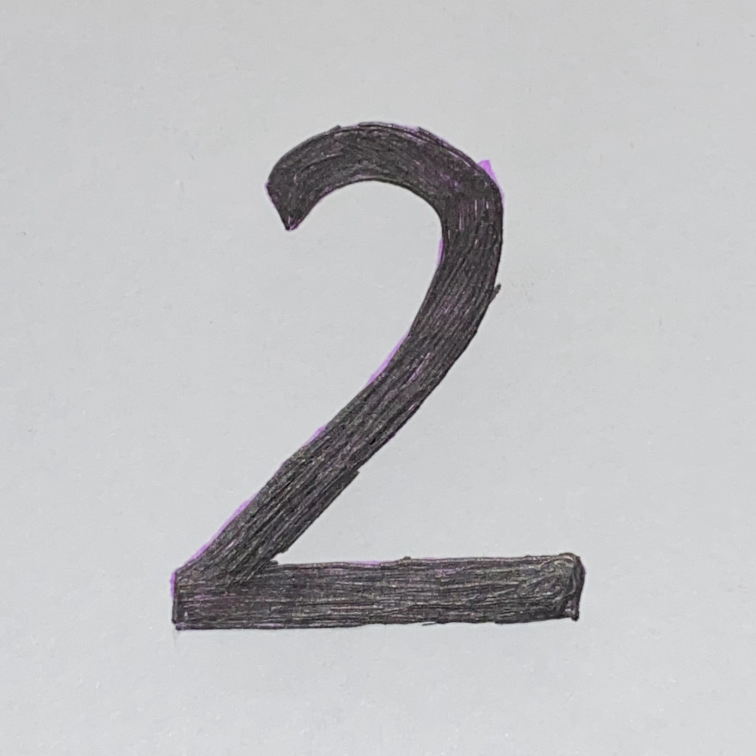
#> input picture Module9/img/img2.jpeg, 3024 x 3024 px (shown at 1/4 size)
$ python img_preprocess.py
#> lines starting #> are read from the running program, lines starting #| are printed output that depends on the picture; after the words box and inside, x2 and y2 are one past the last pixel; in counts of white or black regions, pixels touching at a corner belong together
import cv2  # OpenCV library
import numpy as np
import matplotlib.pyplot as plt
import os

image = "img2.jpeg"
directory= "./img"
print("Joined image path is :", os.path.join(directory, image))
path = os.path.join(directory, image)

img = cv2.imread(path, cv2.IMREAD_GRAYSCALE)
#> img: shape (3024, 3024); min 1, max 241, mean 192.3
cv2.imshow('1. Original Image',img)

ret,thre1 = cv2.threshold(img, 180, 255, cv2.THRESH_BINARY)
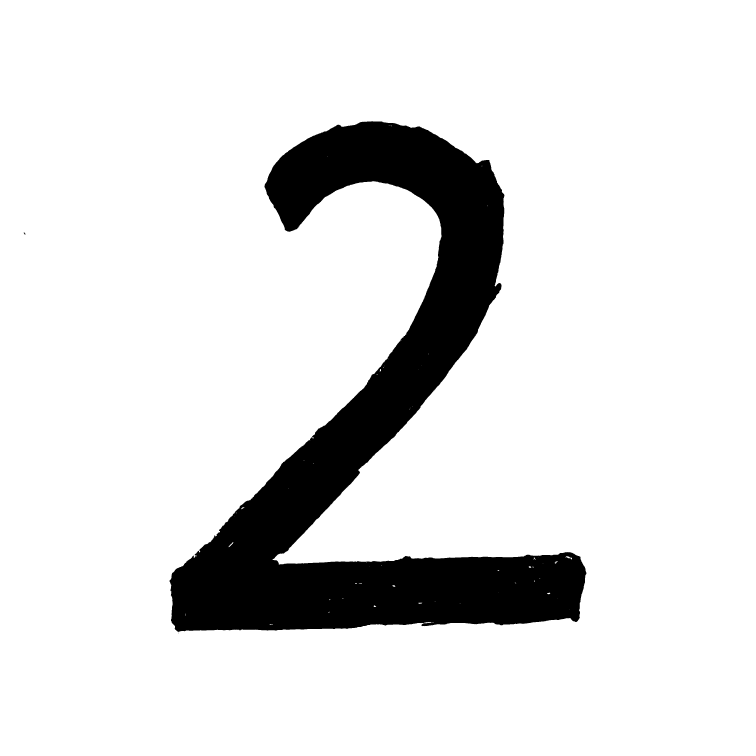
#> thre1: shape (3024, 3024) (shown at 1/4 size); 88% white; 4 black regions (2 under 20 px), largest, box (x1, y1, x2, y2) and area: (678, 485, 2346, 2528) 1094389, (95, 930, 102, 938) 32
cv2.imshow('2. Black-and-white Threshold image', thre1)

img_invert = cv2.bitwise_not(thre1)
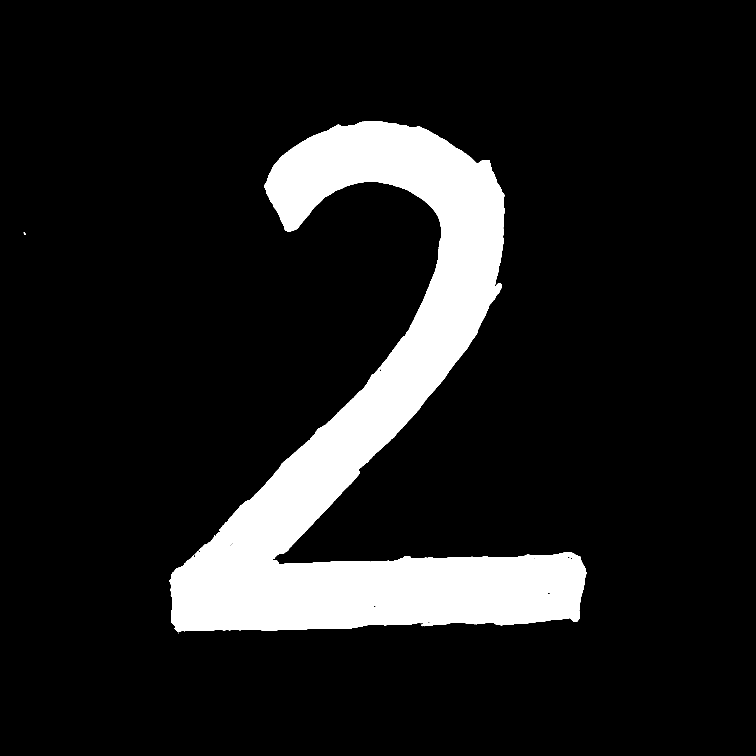
#> img_invert: shape (3024, 3024) (shown at 1/4 size); 12% white; 4 white regions (2 under 20 px), largest, box (x1, y1, x2, y2) and area: (678, 485, 2346, 2528) 1094389, (95, 930, 102, 938) 32
cv2.imshow('3. Inverted black-and-white image', img_invert)

resized_invert = cv2.resize(img_invert, (28, 28))
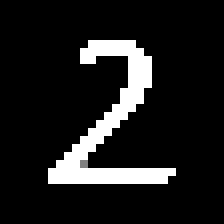
#> resized_invert: shape (28, 28) (shown 8 times larger); min 0, max 255, mean 29.1
cv2.imshow('4. Resized image into 28 x 28 (final image)', resized_invert)

cv2.imwrite(os.path.join('./', "Transformed_image.jpg"), resized_invert)
cv2.waitKey(0)
cv2.destroyAllWindows()

$ run again, with Module9/img/img0.jpeg copied over Module9/img/img2.jpeg
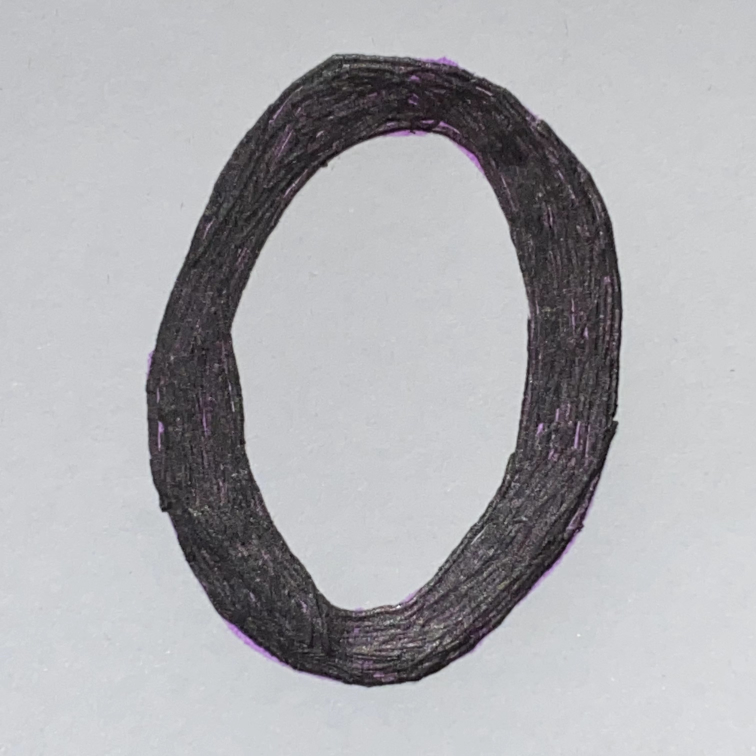
#> input picture Module9/img/img0.jpeg, 3024 x 3024 px (shown at 1/4 size)
#> `ret,thre1 = cv2.threshold(img, 180, 255, cv2.THRESH_BINARY)`:
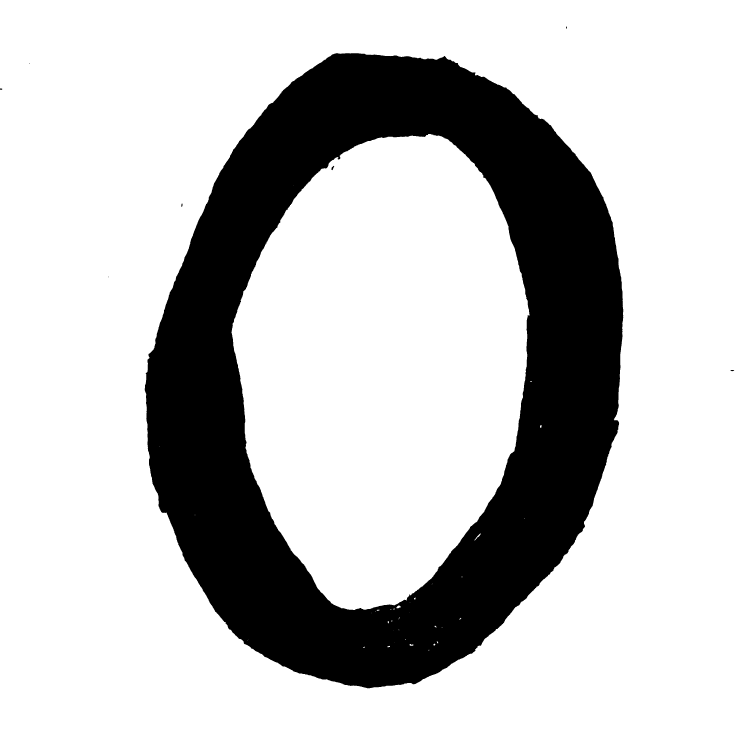
#> thre1: shape (3024, 3024) (shown at 1/4 size); 77.5% white; 8 black regions (2 under 20 px), largest, box (x1, y1, x2, y2) and area: (579, 213, 2493, 2753) 2055324, (1326, 663, 1337, 681) 98, (2922, 1480, 2937, 1485) 53, (725, 814, 730, 827) 48, (0, 354, 9, 359) 41, (2264, 106, 2268, 115) 26
#> `resized_invert = cv2.resize(img_invert, (28, 28))`:
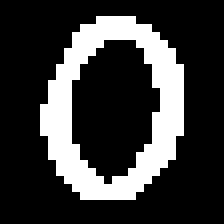
#> resized_invert: shape (28, 28) (shown 8 times larger); 22.7% white; 1 white region, box (x1, y1, x2, y2) and area: (5, 2, 23, 25) 178

$ run again, with Module9/img/img1.jpeg copied over Module9/img/img2.jpeg
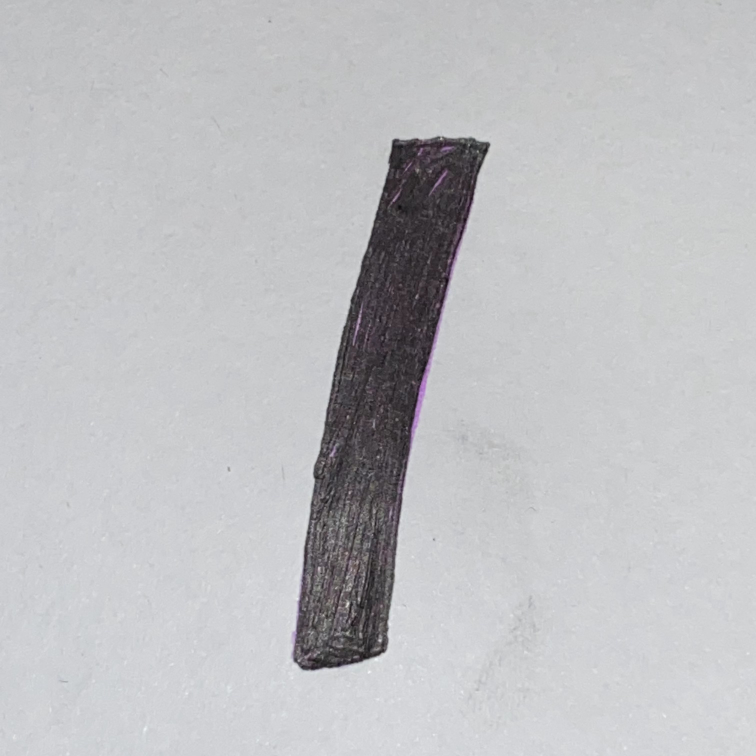
#> input picture Module9/img/img1.jpeg, 3024 x 3024 px (shown at 1/4 size)
#> `ret,thre1 = cv2.threshold(img, 180, 255, cv2.THRESH_BINARY)`:
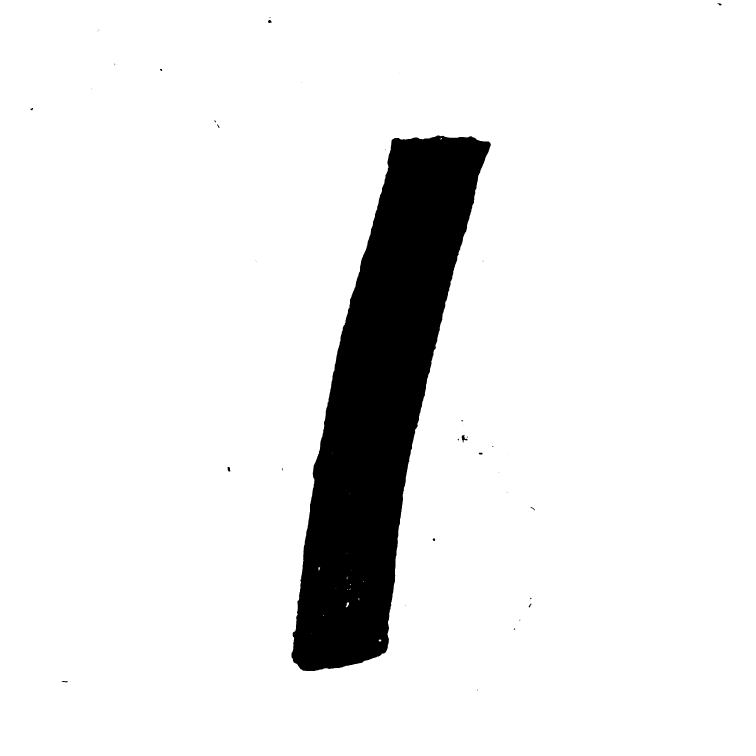
#> thre1: shape (3024, 3024) (shown at 1/4 size); 91.3% white; 41 black regions (22 under 20 px), largest, box (x1, y1, x2, y2) and area: (1166, 542, 1963, 2684) 792621, (1847, 1740, 1870, 1772) 297, (910, 1868, 922, 1886) 154
#> `resized_invert = cv2.resize(img_invert, (28, 28))`:
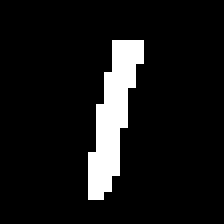
#> resized_invert: shape (28, 28) (shown 8 times larger); 8.9% white; 1 white region, box (x1, y1, x2, y2) and area: (11, 5, 18, 25) 70

$ run again, with Module9/img/img3.jpeg copied over Module9/img/img2.jpeg
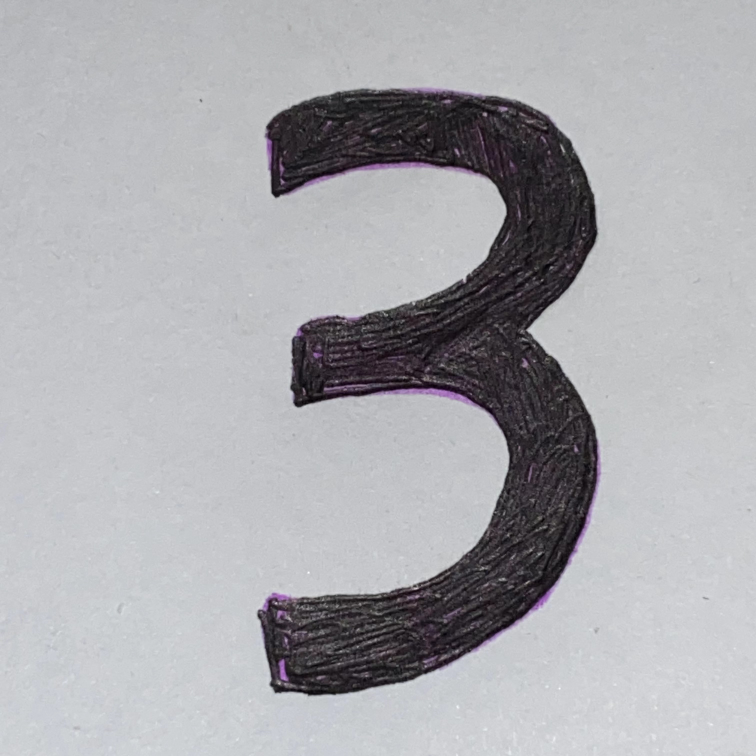
#> input picture Module9/img/img3.jpeg, 3024 x 3024 px (shown at 1/4 size)
#> `ret,thre1 = cv2.threshold(img, 180, 255, cv2.THRESH_BINARY)`:
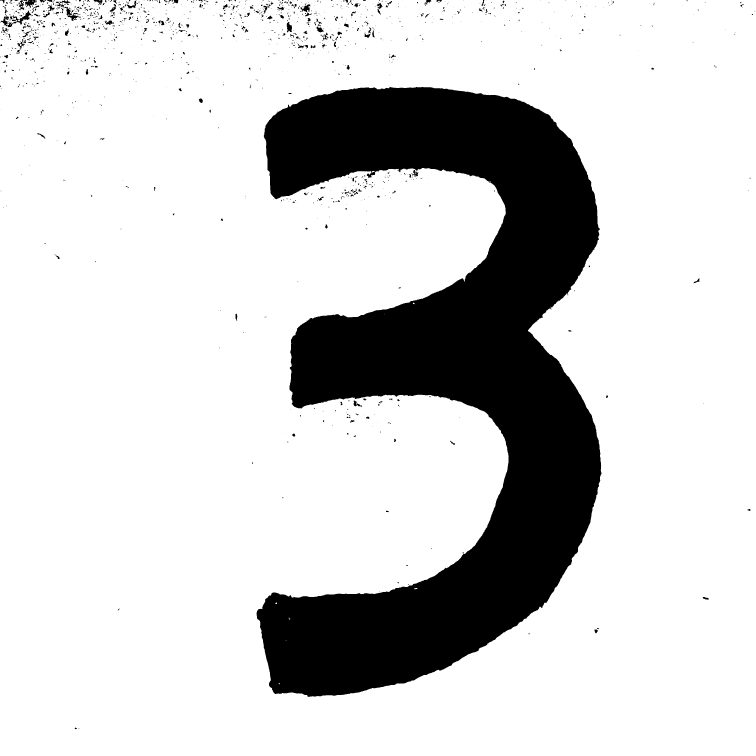
#> thre1: shape (3024, 3024) (shown at 1/4 size); 81.5% white; 1284 black regions (923 under 20 px), largest, box (x1, y1, x2, y2) and area: (1026, 347, 2406, 2788) 1657601, (48, 43, 125, 98) 1178, (258, 27, 324, 84) 1101
#> `resized_invert = cv2.resize(img_invert, (28, 28))`:
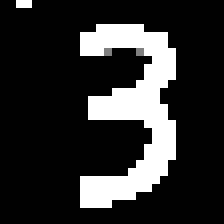
#> resized_invert: shape (28, 28) (shown 8 times larger); min 0, max 255, mean 47.2
